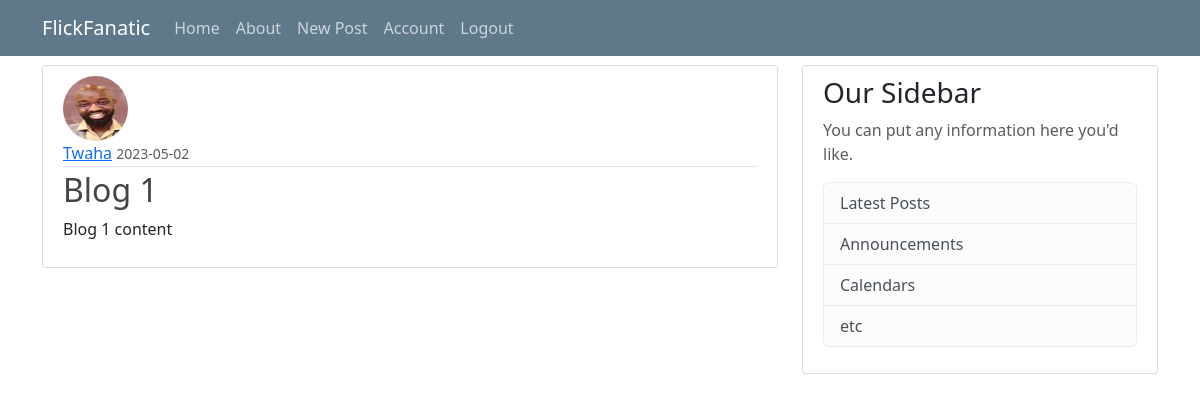
The app's page /post/1 (signed in) with its own data.
### flickfanatic/models.py (models this page shows, shortened)
class User(db.Model, UserMixin): #user model
    id = db.Column(db.Integer, primary_key=True) #unique id
    username = db.Column(db.String(20), unique=True, nullable=False) #unique username
    email = db.Column(db.String(120), unique=True, nullable=False) #unique email
    image_file = db.Column(db.String(20), nullable=False, default='default.jpg') #profile picture
    password = db.Column(db.String(60), nullable=False) #hash password
    posts = db.relationship('Post', backref='author', lazy=True) #one to many relationship with posts

class Post(db.Model): #post model
    id = db.Column(db.Integer, primary_key=True) #unique id
    title = db.Column(db.String(100), nullable=False) #title
    date_posted = db.Column(db.DateTime, nullable=False, default=datetime.utcnow) #date posted
    content = db.Column(db.Text, nullable=False) #content
    user_id = db.Column(db.Integer, db.ForeignKey('user.id'), nullable=False) #user id

### flickfanatic/routes.py (the view)
@app.route("/post/<int:post_id>")
def post(post_id):
    post = Post.query.get_or_404(post_id)
    return render_template('post.html', title=post.title, post=post)

### flickfanatic/models.py (called while the page is built)
@login_manager.user_loader #load user by id
def load_user(user_id): #load user by id
    return User.query.get(int(user_id)) #get user by id

### flickfanatic/templates/post.html (shortened to what this page needs)
{% extends "base.html" %}
{% block content %}
  <article class="media content-section">
    <img class="rounded-circle article-img" src="{{ url_for('static', filename='profile_pics/' + post.author.image_file) }}">
    <div class="media-body">
      <div class="article-metadata">
        <a class="mr-2" href="{{ url_for('user_posts', username=post.author.username) }}">{{ post.author.username }}</a>
        <small class="text-muted">{{ post.date_posted.strftime('%Y-%m-%d') }}</small>
      </div>
      <h2 class="article-title">{{ post.title }}</h2>
      <p class="article-content">{{ post.content }}</p>
    </div>
  </article>
{% endblock content %}

### flickfanatic/static/styles/style.css (style rules this page uses)
body { background: #fafafa; margin-top: 5rem; padding-top: 65px; }
h1,h2,h3,h4,h5,h6 { color: #444444; }
.content-section { background: #ffffff; padding: 10px 20px; border: 1px solid #dddddd; border-radius: 3px; margin-bottom: 20px; }
.article-title { color: #444444; text-decoration: none; }
.article-content { white-space: pre-line; }
.article-img { height: 65px; width: 65px; margin-right: 16px; }
.article-metadata { padding-bottom: 1px; margin-bottom: 4px; border-bottom: 1px solid #e3e3e3; }

### records on screen
User: image_file (picture), author.username "Twaha"
Post: date_posted "2023-05-02", title "Blog 1", content "Blog 1 content"
